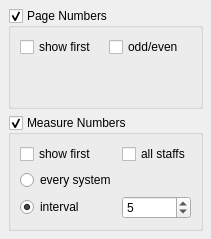
     <widget class="QWidget" name="page1">
      <layout class="QVBoxLayout">
       <property name="spacing">
        <number>6</number>
       </property>
       <property name="margin">
        <number>8</number>
       </property>
       <item>
        <widget class="QGroupBox" name="showPageNumber">
         <property name="title">
          <string>Page Numbers</string>
         </property>
         <property name="flat">
          <bool>true</bool>
         </property>
         <property name="checkable">
          <bool>true</bool>
         </property>
         <layout class="QGridLayout">
          <item row="0" column="0">
           <widget class="QCheckBox" name="showFirstPageNumber">
            <property name="text">
             <string>show first</string>
            </property>
           </widget>
          </item>
          <item row="0" column="1">
           <widget class="QCheckBox" name="showOddEvenPageNumber">
            <property name="text">
             <string>odd/even</string>
            </property>
           </widget>
          </item>
          <item row="1" column="0">
           <spacer>
            <property name="orientation">
             <enum>Qt::Vertical</enum>
            </property>
            <property name="sizeHint" stdset="0">
             <size>
              <width>20</width>
              <height>40</height>
             </size>
            </property>
           </spacer>
          </item>
         </layout>
        </widget>
       </item>
       <item>
        <widget class="QGroupBox" name="showMeasureNumber">
         <property name="title">
          <string>Measure Numbers</string>
         </property>
         <property name="flat">
          <bool>true</bool>
         </property>
         <property name="checkable">
          <bool>true</bool>
         </property>
         <property name="checked">
          <bool>true</bool>
         </property>
         <layout class="QGridLayout">
          <item row="0" column="0">
           <widget class="QCheckBox" name="showFirstMeasureNumber">
            <property name="text">
             <string>show first</string>
            </property>
           </widget>
          </item>
          <item row="0" column="1">
           <widget class="QCheckBox" name="showAllStaffsMeasureNumber">
            <property name="text">
             <string>all staffs</string>
            </property>
           </widget>
          </item>
          <item row="1" column="0">
           <widget class="QRadioButton" name="showEverySystemMeasureNumber">
            <property name="text">
             <string>every system</string>
            </property>
           </widget>
          </item>
          <item row="2" column="0">
           <widget class="QRadioButton" name="showIntervalMeasureNumber">
            <property name="text">
             <string>interval</string>
            </property>
            <property name="checked">
             <bool>true</bool>
            </property>
           </widget>
          </item>
          <item row="2" column="1">
           <widget class="QSpinBox" name="intervalMeasureNumber">
            <property name="minimum">
             <number>1</number>
            </property>
            <property name="value">
             <number>5</number>
            </property>
           </widget>
          </item>
         </layout>
        </widget>
       </item>
      </layout>
     </widget>
